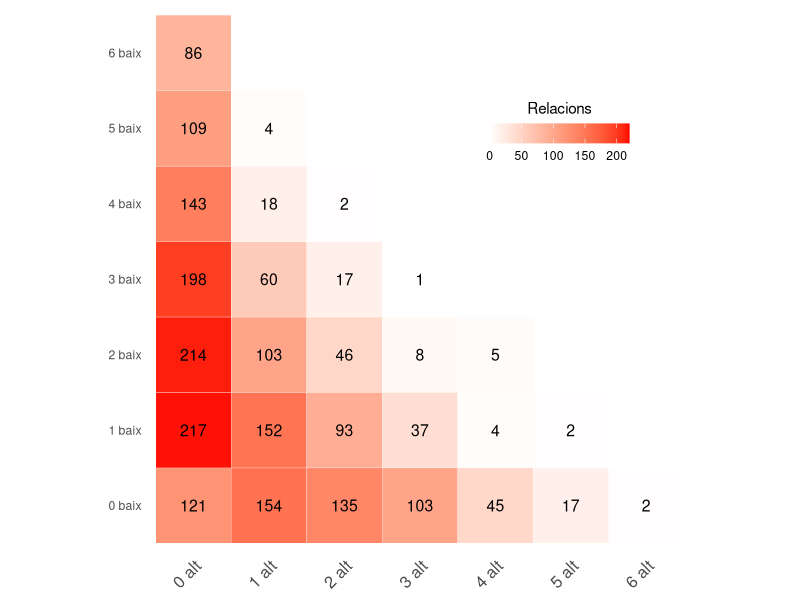

The R source for this figure:
## ---- chunk 1
knitr::opts_chunk$set(echo = F, message = F, warning = F)
require(dplyr)
require(reshape2)
require(ggplot2)
## ---- chunk 2
df = read.csv("dades_tots_escalades.csv")
## ---- chunk 3
# Definim els percentatges de rendiment alt i baix, que es poden canviar
baix = .3
alt = .85
## ---- chunk 4
ranks = apply(df[,1:6], 2, percent_rank)
ranks_sino = ranks<baix
## ---- chunk 5
baix1 = apply(ranks_sino, 1, sum)
b1 = length(baix1[baix1>0])
b1
## ---- chunk 6
baix2 = apply(ranks_sino, 1, sum)
b2 = length(baix2[baix2>1])
b2
## ---- chunk 7
baix3 = apply(ranks_sino, 1, sum)
b3 = length(baix3[baix3>2])
b3
## ---- chunk 8
baix4 = apply(ranks_sino, 1, sum)
b4 = length(baix4[baix4>3])
b4
## ---- chunk 9
baix5 = apply(ranks_sino, 1, sum)
b5 = length(baix5[baix5>4])
b5
## ---- chunk 10
baix6 = apply(ranks_sino, 1, sum)
b6 = length(baix6[baix5>5])
b6
## ---- chunk 11
ranks_sino_alt = ranks>alt
## ---- chunk 12
alt1 = apply(ranks_sino_alt, 1, sum)
a1 = length(alt1[alt1>0])
a1
## ---- chunk 13
alt2 = apply(ranks_sino_alt, 1, sum)
a2 = length(alt2[alt2>1])
a2
## ---- chunk 14
alt3 = apply(ranks_sino_alt, 1, sum)
a3 = length(alt3[alt3>2])
a3
## ---- chunk 15
alt4 = apply(ranks_sino_alt, 1, sum)
a4 = length(alt4[alt4>3])
a4
## ---- chunk 16
alt5 = apply(ranks_sino_alt, 1, sum)
a5 = length(alt5[alt5>4])
a5
## ---- chunk 17
alt6 = apply(ranks_sino_alt, 1, sum)
a6 = length(alt6[alt6>5])
a6
## ---- chunk 18
# canviem la manera de funcionar
quants_baixos = apply(ranks_sino, 1, sum)
quants_alts = apply(ranks_sino_alt, 1, sum)

quants = cbind.data.frame(quants_baixos, quants_alts)

matriu = matrix(0, 7,7)

for (i in 1:nrow(quants)){
  matriu[quants[i,1]+1, quants[i,2]+1] = matriu[quants[i,1]+1, quants[i,2]+1]+1
}
rownames(matriu) = c("0 baix", "1 baix", "2 baix", "3 baix", "4 baix", "5 baix", "6 baix" )
colnames(matriu) = c("0 alt","1 alt","2 alt","3 alt","4 alt","5 alt","6 alt")
## ---- chunk 19
matriu
## ---- chunk 20
matriu[matriu==0]=NA
melted_cormat <- melt(matriu, na.rm = TRUE)

ggheatmap <- ggplot(melted_cormat, aes(Var2, Var1, fill = value))+
 geom_tile(color = "white")+
 scale_fill_gradient2(low = "white", high = "red",  limit = c(0,220), space = "Lab", 
    name="Relacions") +
  theme_light()+ # minimal theme
 theme(axis.text.x = element_text(angle = 45, vjust = 1, 
    size = 12, hjust = 1))+
 coord_fixed()

ggheatmap + 
geom_text(aes(Var2, Var1, label = round(value,2)), color = "black", size = 4) +
theme(
  axis.title.x = element_blank(),
  axis.title.y = element_blank(),
  panel.grid.major = element_blank(),
  panel.border = element_blank(),
  panel.background = element_blank(),
  axis.ticks = element_blank(),
  legend.justification = c(1, 0),
  legend.position = c(0.9, 0.7),
  legend.direction = "horizontal")+
  guides(fill = guide_colorbar(barwidth = 7, barheight = 1,
                title.position = "top", title.hjust = 0.5))
